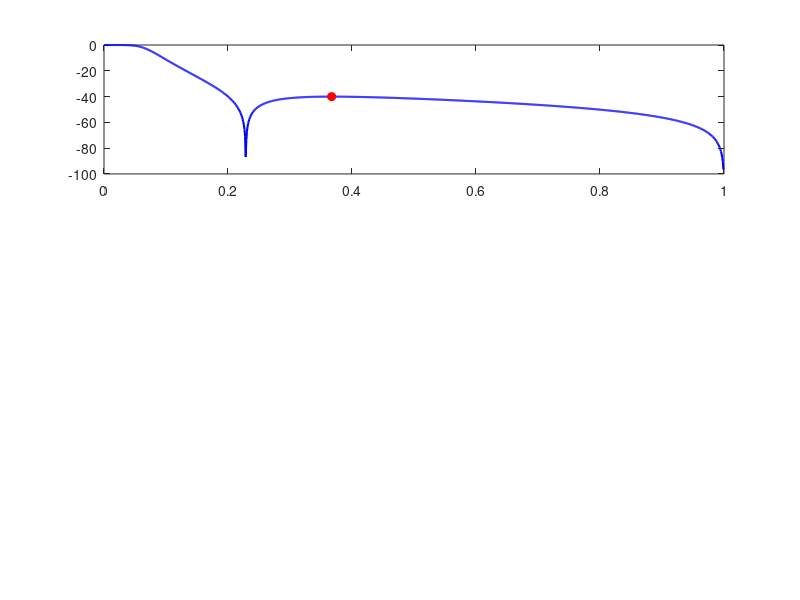

This figure's MATLAB source: (Note: this script raises an error after producing the figure.)
% Коэффициенты числителя (b) и знаменателя (a) передаточной функции
b = [0.0089, -0.0045, -0.0045, 0.0089];
a = [1, -2.5641, 2.2185, -0.6456];

% Количество точек для расчета (определяет разрешающую способность графиков)
N = 1024;

% Расчет комплексного частотного отклика
[h, w] = freqz(b, a, N);

% Вычисление АЧХ в логарифмическом масштабе (децибелы)
mag_dB = 20 * log10(abs(h));

% Вычисление ФЧХ в радианах с применением функции непрерывной развертки фазы
phase_rad = unwrap(angle(h));

% Расчет группового времени запаздывания (в дискретных отсчетах)
[gd, w_gd] = grpdelay(b, a, N);

% --- Добавленный блок: Расчет уровня подавления в полосе заграждения ---

% Определение индекса массива, соответствующего границе полосы заграждения (w = pi/4)
ws_index = find(w >= pi/4, 1);

% Поиск максимального коэффициента передачи в диапазоне заграждения
[max_stopband_dB, max_idx_relative] = max(mag_dB(ws_index:end));

% Вычисление абсолютного индекса найденного максимума для отображения на графике
max_idx_absolute = ws_index + max_idx_relative - 1;
w_max_stopband = w(max_idx_absolute);

% Вывод численного значения в командное окно MATLAB
fprintf('Гарантированный уровень подавления в полосе заграждения (w >= pi/4): %.2f дБ\n', max_stopband_dB);

% --- Конец добавленного блока ---

% Инициализация графического окна
figure('Name', 'Частотные характеристики цифрового фильтра', 'NumberTitle', 'off', 'Position', [100, 100, 800, 900]);

% Построение Амплитудно-частотной характеристики
subplot(3, 1, 1);
plot(w/pi, mag_dB, 'LineWidth', 1.5, 'Color', 'b');
hold on;
% Визуализация маркера максимума в полосе заграждения и опорной линии
plot(w_max_stopband/pi, max_stopband_dB, 'ro', 'MarkerSize', 6, 'MarkerFaceColor', 'r');
yline(max_stopband_dB, 'r--', sprintf(' Уровень подавления: %.2f дБ', max_stopband_dB), 'LabelHorizontalAlignment', 'left');
hold off;
grid on;
title('Амплитудно-частотная характеристика (АЧХ)');
xlabel('Нормированная круговая частота (\times\pi рад/период дискретизации)');
ylabel('Коэффициент передачи (дБ)');
xlim([0 1]);
ylim([-100 5]);

% Построение Фазочастотной характеристики
subplot(3, 1, 2);
plot(w/pi, phase_rad, 'LineWidth', 1.5, 'Color', 'r');
grid on;
title('Фазочастотная характеристика (ФЧХ)');
xlabel('Нормированная круговая частота (\times\pi рад/период дискретизации)');
ylabel('Фазовый сдвиг (рад)');
xlim([0 1]);

% Построение Группового времени запаздывания
subplot(3, 1, 3);
plot(w_gd/pi, gd, 'LineWidth', 1.5, 'Color', 'k');
grid on;
title('Групповое время запаздывания (ГВЗ)');
xlabel('Нормированная круговая частота (\times\pi рад/период дискретизации)');
ylabel('Задержка (период дискретизации)');
xlim([0 1]);
